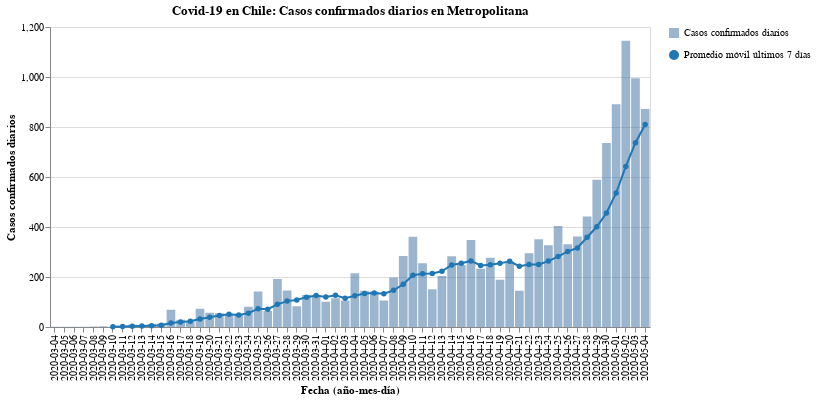

Notebook code for this chart:
### Code cell
#hide_input
bars, line = my_cases_plot(region)
(bars + line).properties(
    title=f'Covid-19 en Chile: Casos confirmados diarios en {region}',
    width=600
)

### Figure 1 — Vega-Lite specification as saved in the notebook (floating-point values rounded to 4 significant figures)
{"config": {"view": {"continuousWidth": 400, "continuousHeight": 300}}, "layer": [{"mark": {"type": "bar", "opacity": 0.7}, "encoding": {"opacity": {"type": "nominal", "field": "Casos confirmados diarios", "legend": {"title": ""}}, "tooltip": [{"type": "nominal", "field": "Fecha"}, {"type": "quantitative", "field": "Casos confirmados"}], "x": {"type": "nominal", "axis": {"title": "Fecha (año-mes-día)"}, "field": "Fecha"}, "y": {"type": "quantitative", "axis": {"title": "Casos confirmados diarios"}, "field": "Casos confirmados"}}}, {"mark": {"type": "line", "color": "#1f77b4", "point": {"filled": true, "fill": "#1f77b4"}}, "encoding": {"shape": {"type": "nominal", "field": "Promedio móvil últimos 7 días", "legend": {"title": ""}}, "x": {"type": "nominal", "axis": {"title": "Fecha (año-mes-día)"}, "field": "Fecha"}, "y": {"type": "quantitative", "field": "Rolling"}}}], "data": {"name": "data-39676da3645b88efb4b582a78b7e9165"}, "title": "Covid-19 en Chile: Casos confirmados diarios en Metropolitana", "width": 600, "$schema": "https://vega.github.io/schema/vega-lite/v4.8.1.json", "datasets": {"data-39676da3645b88efb4b582a78b7e9165": [{"Fecha": "2020-03-04", "Casos confirmados": 1, "Rolling": null, "Casos confirmados diarios": "Casos confirmados diarios", "Promedio móvil últimos 7 días": "Promedio móvil últimos 7 días"}, {"Fecha": "2020-03-05", "Casos confirmados": 1, "Rolling": null, "Casos confirmados diarios": "Casos confirmados diarios", "Promedio móvil últimos 7 días": "Promedio móvil últimos 7 días"}, {"Fecha": "2020-03-06", "Casos confirmados": 1, "Rolling": null, "Casos confirmados diarios": "Casos confirmados diarios", "Promedio móvil últimos 7 días": "Promedio móvil últimos 7 días"}, {"Fecha": "2020-03-07", "Casos confirmados": 1, "Rolling": null, "Casos confirmados diarios": "Casos confirmados diarios", "Promedio móvil últimos 7 días": "Promedio móvil últimos 7 días"}, {"Fecha": "2020-03-08", "Casos confirmados": 2, "Rolling": null, "Casos confirmados diarios": "Casos confirmados diarios", "Promedio móvil últimos 7 días": "Promedio móvil últimos 7 días"}, {"Fecha": "2020-03-09", "Casos confirmados": 3, "Rolling": null, "Casos confirmados diarios": "Casos confirmados diarios", "Promedio móvil últimos 7 días": "Promedio móvil últimos 7 días"}, {"Fecha": "2020-03-10", "Casos confirmados": 1, "Rolling": 1.429, "Casos confirmados diarios": "Casos confirmados diarios", "Promedio móvil últimos 7 días": "Promedio móvil últimos 7 días"}, {"Fecha": "2020-03-11", "Casos confirmados": 4, "Rolling": 1.857, "Casos confirmados diarios": "Casos confirmados diarios", "Promedio móvil últimos 7 días": "Promedio móvil últimos 7 días"}, {"Fecha": "2020-03-12", "Casos confirmados": 9, "Rolling": 3.0, "Casos confirmados diarios": "Casos confirmados diarios", "Promedio móvil últimos 7 días": "Promedio móvil últimos 7 días"}, {"Fecha": "2020-03-13", "Casos confirmados": 6, "Rolling": 3.714, "Casos confirmados diarios": "Casos confirmados diarios", "Promedio móvil últimos 7 días": "Promedio móvil últimos 7 días"}, {"Fecha": "2020-03-14", "Casos confirmados": 11, "Rolling": 5.143, "Casos confirmados diarios": "Casos confirmados diarios", "Promedio móvil últimos 7 días": "Promedio móvil últimos 7 días"}, {"Fecha": "2020-03-15", "Casos confirmados": 14, "Rolling": 6.857, "Casos confirmados diarios": "Casos confirmados diarios", "Promedio móvil últimos 7 días": "Promedio móvil últimos 7 días"}, {"Fecha": "2020-03-16", "Casos confirmados": 69, "Rolling": 16.29, "Casos confirmados diarios": "Casos confirmados diarios", "Promedio móvil últimos 7 días": "Promedio móvil últimos 7 días"}, {"Fecha": "2020-03-17", "Casos confirmados": 29, "Rolling": 20.29, "Casos confirmados diarios": "Casos confirmados diarios", "Promedio móvil últimos 7 días": "Promedio móvil últimos 7 días"}, {"Fecha": "2020-03-18", "Casos confirmados": 22, "Rolling": 22.86, "Casos confirmados diarios": "Casos confirmados diarios", "Promedio móvil últimos 7 días": "Promedio móvil últimos 7 días"}, {"Fecha": "2020-03-19", "Casos confirmados": 73, "Rolling": 32.0, "Casos confirmados diarios": "Casos confirmados diarios", "Promedio móvil últimos 7 días": "Promedio móvil últimos 7 días"}, {"Fecha": "2020-03-20", "Casos confirmados": 57, "Rolling": 39.29, "Casos confirmados diarios": "Casos confirmados diarios", "Promedio móvil últimos 7 días": "Promedio móvil últimos 7 días"}, {"Fecha": "2020-03-21", "Casos confirmados": 55, "Rolling": 45.57, "Casos confirmados diarios": "Casos confirmados diarios", "Promedio móvil últimos 7 días": "Promedio móvil últimos 7 días"}, {"Fecha": "2020-03-22", "Casos confirmados": 50, "Rolling": 50.71, "Casos confirmados diarios": "Casos confirmados diarios", "Promedio móvil últimos 7 días": "Promedio móvil últimos 7 días"}, {"Fecha": "2020-03-23", "Casos confirmados": 50, "Rolling": 48.0, "Casos confirmados diarios": "Casos confirmados diarios", "Promedio móvil últimos 7 días": "Promedio móvil últimos 7 días"}, {"Fecha": "2020-03-24", "Casos confirmados": 81, "Rolling": 55.43, "Casos confirmados diarios": "Casos confirmados diarios", "Promedio móvil últimos 7 días": "Promedio móvil últimos 7 días"}, {"Fecha": "2020-03-25", "Casos confirmados": 142, "Rolling": 72.57, "Casos confirmados diarios": "Casos confirmados diarios", "Promedio móvil últimos 7 días": "Promedio móvil últimos 7 días"}, {"Fecha": "2020-03-26", "Casos confirmados": 64, "Rolling": 71.29, "Casos confirmados diarios": "Casos confirmados diarios", "Promedio móvil últimos 7 días": "Promedio móvil últimos 7 días"}, {"Fecha": "2020-03-27", "Casos confirmados": 192, "Rolling": 90.57, "Casos confirmados diarios": "Casos confirmados diarios", "Promedio móvil últimos 7 días": "Promedio móvil últimos 7 días"}, {"Fecha": "2020-03-28", "Casos confirmados": 146, "Rolling": 103.6, "Casos confirmados diarios": "Casos confirmados diarios", "Promedio móvil últimos 7 días": "Promedio móvil últimos 7 días"}, {"Fecha": "2020-03-29", "Casos confirmados": 83, "Rolling": 108.3, "Casos confirmados diarios": "Casos confirmados diarios", "Promedio móvil últimos 7 días": "Promedio móvil últimos 7 días"}, {"Fecha": "2020-03-30", "Casos confirmados": 128, "Rolling": 119.4, "Casos confirmados diarios": "Casos confirmados diarios", "Promedio móvil últimos 7 días": "Promedio móvil últimos 7 días"}, {"Fecha": "2020-03-31", "Casos confirmados": 125, "Rolling": 125.7, "Casos confirmados diarios": "Casos confirmados diarios", "Promedio móvil últimos 7 días": "Promedio móvil últimos 7 días"}, {"Fecha": "2020-04-01", "Casos confirmados": 101, "Rolling": 119.9, "Casos confirmados diarios": "Casos confirmados diarios", "Promedio móvil últimos 7 días": "Promedio móvil últimos 7 días"}, {"Fecha": "2020-04-02", "Casos confirmados": 115, "Rolling": 127.1, "Casos confirmados diarios": "Casos confirmados diarios", "Promedio móvil últimos 7 días": "Promedio móvil últimos 7 días"}, {"Fecha": "2020-04-03", "Casos confirmados": 106, "Rolling": 114.9, "Casos confirmados diarios": "Casos confirmados diarios", "Promedio móvil últimos 7 días": "Promedio móvil últimos 7 días"}, {"Fecha": "2020-04-04", "Casos confirmados": 215, "Rolling": 124.7, "Casos confirmados diarios": "Casos confirmados diarios", "Promedio móvil últimos 7 días": "Promedio móvil últimos 7 días"}, {"Fecha": "2020-04-05", "Casos confirmados": 145, "Rolling": 133.6, "Casos confirmados diarios": "Casos confirmados diarios", "Promedio móvil últimos 7 días": "Promedio móvil últimos 7 días"}, {"Fecha": "2020-04-06", "Casos confirmados": 142, "Rolling": 135.6, "Casos confirmados diarios": "Casos confirmados diarios", "Promedio móvil últimos 7 días": "Promedio móvil últimos 7 días"}, {"Fecha": "2020-04-07", "Casos confirmados": 106, "Rolling": 132.9, "Casos confirmados diarios": "Casos confirmados diarios", "Promedio móvil últimos 7 días": "Promedio móvil últimos 7 días"}, {"Fecha": "2020-04-08", "Casos confirmados": 198, "Rolling": 146.7, "Casos confirmados diarios": "Casos confirmados diarios", "Promedio móvil últimos 7 días": "Promedio móvil últimos 7 días"}, {"Fecha": "2020-04-09", "Casos confirmados": 284, "Rolling": 170.9, "Casos confirmados diarios": "Casos confirmados diarios", "Promedio móvil últimos 7 días": "Promedio móvil últimos 7 días"}, {"Fecha": "2020-04-10", "Casos confirmados": 361, "Rolling": 207.3, "Casos confirmados diarios": "Casos confirmados diarios", "Promedio móvil últimos 7 días": "Promedio móvil últimos 7 días"}, {"Fecha": "2020-04-11", "Casos confirmados": 255, "Rolling": 213.0, "Casos confirmados diarios": "Casos confirmados diarios", "Promedio móvil últimos 7 días": "Promedio móvil últimos 7 días"}, {"Fecha": "2020-04-12", "Casos confirmados": 151, "Rolling": 213.9, "Casos confirmados diarios": "Casos confirmados diarios", "Promedio móvil últimos 7 días": "Promedio móvil últimos 7 días"}, {"Fecha": "2020-04-13", "Casos confirmados": 204, "Rolling": 222.7, "Casos confirmados diarios": "Casos confirmados diarios", "Promedio móvil últimos 7 días": "Promedio móvil últimos 7 días"}, {"Fecha": "2020-04-14", "Casos confirmados": 283, "Rolling": 248.0, "Casos confirmados diarios": "Casos confirmados diarios", "Promedio móvil últimos 7 días": "Promedio móvil últimos 7 días"}, {"Fecha": "2020-04-15", "Casos confirmados": 248, "Rolling": 255.1, "Casos confirmados diarios": "Casos confirmados diarios", "Promedio móvil últimos 7 días": "Promedio móvil últimos 7 días"}, {"Fecha": "2020-04-16", "Casos confirmados": 348, "Rolling": 264.3, "Casos confirmados diarios": "Casos confirmados diarios", "Promedio móvil últimos 7 días": "Promedio móvil últimos 7 días"}, {"Fecha": "2020-04-17", "Casos confirmados": 233, "Rolling": 246.0, "Casos confirmados diarios": "Casos confirmados diarios", "Promedio móvil últimos 7 días": "Promedio móvil últimos 7 días"}, {"Fecha": "2020-04-18", "Casos confirmados": 277, "Rolling": 249.1, "Casos confirmados diarios": "Casos confirmados diarios", "Promedio móvil últimos 7 días": "Promedio móvil últimos 7 días"}, {"Fecha": "2020-04-19", "Casos confirmados": 189, "Rolling": 254.6, "Casos confirmados diarios": "Casos confirmados diarios", "Promedio móvil últimos 7 días": "Promedio móvil últimos 7 días"}, {"Fecha": "2020-04-20", "Casos confirmados": 262, "Rolling": 262.9, "Casos confirmados diarios": "Casos confirmados diarios", "Promedio móvil últimos 7 días": "Promedio móvil últimos 7 días"}, {"Fecha": "2020-04-21", "Casos confirmados": 145, "Rolling": 243.1, "Casos confirmados diarios": "Casos confirmados diarios", "Promedio móvil últimos 7 días": "Promedio móvil últimos 7 días"}, {"Fecha": "2020-04-22", "Casos confirmados": 295, "Rolling": 249.9, "Casos confirmados diarios": "Casos confirmados diarios", "Promedio móvil últimos 7 días": "Promedio móvil últimos 7 días"}, {"Fecha": "2020-04-23", "Casos confirmados": 351, "Rolling": 250.3, "Casos confirmados diarios": "Casos confirmados diarios", "Promedio móvil últimos 7 días": "Promedio móvil últimos 7 días"}, {"Fecha": "2020-04-24", "Casos confirmados": 327, "Rolling": 263.7, "Casos confirmados diarios": "Casos confirmados diarios", "Promedio móvil últimos 7 días": "Promedio móvil últimos 7 días"}, {"Fecha": "2020-04-25", "Casos confirmados": 404, "Rolling": 281.9, "Casos confirmados diarios": "Casos confirmados diarios", "Promedio móvil últimos 7 días": "Promedio móvil últimos 7 días"}, {"Fecha": "2020-04-26", "Casos confirmados": 331, "Rolling": 302.1, "Casos confirmados diarios": "Casos confirmados diarios", "Promedio móvil últimos 7 días": "Promedio móvil últimos 7 días"}, {"Fecha": "2020-04-27", "Casos confirmados": 362, "Rolling": 316.4, "Casos confirmados diarios": "Casos confirmados diarios", "Promedio móvil últimos 7 días": "Promedio móvil últimos 7 días"}, {"Fecha": "2020-04-28", "Casos confirmados": 442, "Rolling": 358.9, "Casos confirmados diarios": "Casos confirmados diarios", "Promedio móvil últimos 7 días": "Promedio móvil últimos 7 días"}, {"Fecha": "2020-04-29", "Casos confirmados": 589, "Rolling": 400.9, "Casos confirmados diarios": "Casos confirmados diarios", "Promedio móvil últimos 7 días": "Promedio móvil últimos 7 días"}, {"Fecha": "2020-04-30", "Casos confirmados": 736, "Rolling": 455.9, "Casos confirmados diarios": "Casos confirmados diarios", "Promedio móvil últimos 7 días": "Promedio móvil últimos 7 días"}, {"Fecha": "2020-05-01", "Casos confirmados": 891, "Rolling": 536.4, "Casos confirmados diarios": "Casos confirmados diarios", "Promedio móvil últimos 7 días": "Promedio móvil últimos 7 días"}, {"Fecha": "2020-05-02", "Casos confirmados": 1145, "Rolling": 642.3, "Casos confirmados diarios": "Casos confirmados diarios", "Promedio móvil últimos 7 días": "Promedio móvil últimos 7 días"}, {"Fecha": "2020-05-03", "Casos confirmados": 995, "Rolling": 737.1, "Casos confirmados diarios": "Casos confirmados diarios", "Promedio móvil últimos 7 días": "Promedio móvil últimos 7 días"}, {"Fecha": "2020-05-04", "Casos confirmados": 872, "Rolling": 810.0, "Casos confirmados diarios": "Casos confirmados diarios", "Promedio móvil últimos 7 días": "Promedio móvil últimos 7 días"}]}}
